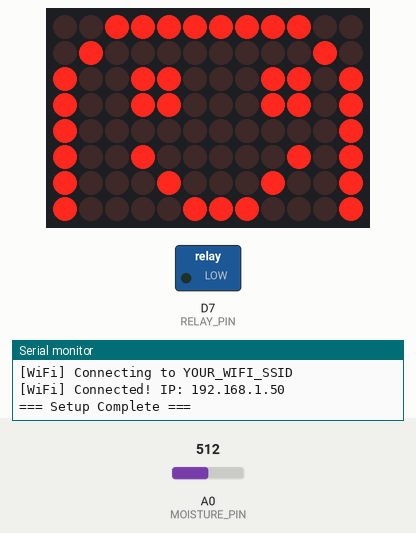
Bench run of a sketch on a simulated Arduino Uno R4 WiFi. Parts: 12×8 LED matrix, switched loads named in the sketch (green lamp = pin HIGH), the last lines printed to the serial monitor. The inputs (shaded band) are chosen by the test bench; at power-on: A0 (MOISTURE_PIN) = 512 (analog values on the 0–1023 scale). WiFi joins after 1.5 s; servers stay silent unless stated; uploads are accepted with an empty reply; EEPROM starts erased.

Above: at 2.7 s.
2.8 s: A0 (MOISTURE_PIN) set to 673
5.9 s: A0 (MOISTURE_PIN) set to 690
At 7.4 s:
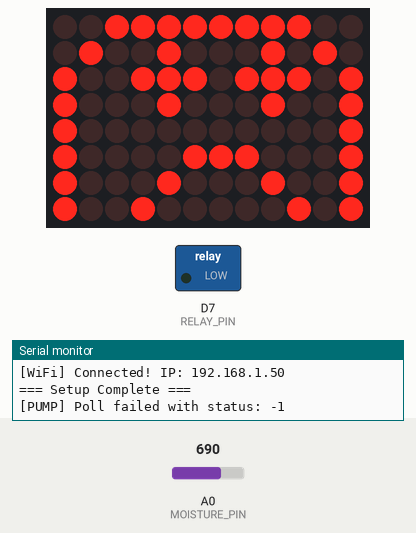
7.7 s: A0 (MOISTURE_PIN) set to 306
At 8.6 s:
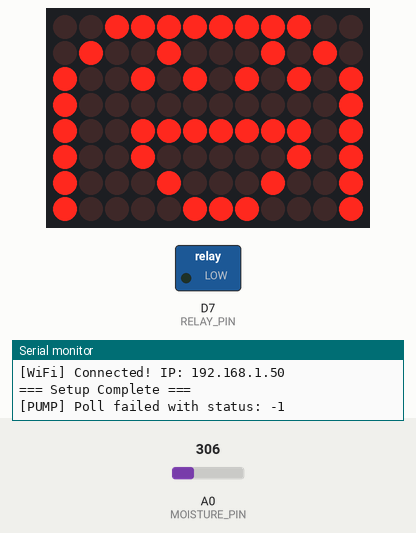
Timing chart, 0 to 10.7 s (numbered marks = the images above; inputs shaded):
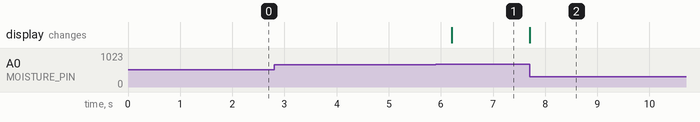

Measured:
- the behaviour switches between 682 and 683 on A0 (MOISTURE_PIN) (found by bisection; images 0 and 1)
- after the input at 5.9 s, the display: changes after 0.31 s (image 1)
- after the input at 7.7 s, the display: changes at once (image 2)

The sketch:

main_direct.ino
```cpp
/************************************************************
 *  Planty — Arduino R4 WiFi Direct Backend Integration
 *
 *  This sketch replaces the Blynk dependency with direct
 *  HTTP calls to the Planty Go backend.
 *
 *  Hardware:
 *    - Arduino UNO R4 WiFi
 *    - Capacitive soil moisture sensor on A0
 *    - 5V relay module on D7 (controls water pump)
 *    - Built-in 12×8 LED matrix for plant mood display
 *
 *  Flow:
 *    1. Connect to WiFi
 *    2. Every READING_INTERVAL ms → read moisture → POST /api/device/readings
 *    3. Every PUMP_POLL_INTERVAL ms → GET /api/device/pump → set relay
 *    4. LED matrix shows happy/normal/sad based on moisture
 ************************************************************/

#include <WiFiS3.h>
#include <ArduinoHttpClient.h>
#include <ArduinoJson.h>
#include "Arduino_LED_Matrix.h"
#include <EEPROM.h>

// ─── Configuration ───────────────────────────────────────
// WiFi
const char WIFI_SSID[]     = "YOUR_WIFI_SSID";
const char WIFI_PASS[]     = "YOUR_WIFI_PASSWORD";

// Backend server
const char SERVER_HOST[]   = "192.168.1.100";  // Your Go backend IP
const int  SERVER_PORT     = 3000;              // Fiber default port

// Device API key — generated via POST /api/device-keys from the web app
const char DEVICE_KEY[]    = "YOUR_DEVICE_KEY_HERE";

// Timing (milliseconds)
const unsigned long READING_INTERVAL   = 10000;  // Send reading every 10s
const unsigned long PUMP_POLL_INTERVAL = 5000;   // Poll pump status every 5s
const unsigned long WIFI_RETRY_DELAY   = 5000;   // Retry WiFi every 5s

// ─── Hardware pins ───────────────────────────────────────
#define MOISTURE_PIN A0
#define RELAY_PIN    7

// ─── LED Matrix frames ──────────────────────────────────
const uint32_t HAPPY_LED[] = {
    0x3fc48a95,
    0x58019fd9,
    0x5889871
};

const uint32_t NORMAL_LED[] = {
    0x3fc40298,
    0xd98d8019,
    0x5889871
};

const uint32_t SAD_LED[] = {
    0x3fc48a9d,
    0xd8898018,
    0x71889905
};

// ─── State ───────────────────────────────────────────────
ArduinoLEDMatrix matrix;
WiFiClient       wifi;
HttpClient       http(wifi, SERVER_HOST, SERVER_PORT);

unsigned long lastReadingTime = 0;
unsigned long lastPumpPollTime = 0;
bool          pumpStatus = false;
float         moisturePercent = 0.0;
String        currentMood = "normal";
int           consecutiveFailures = 0;
const int     MAX_FAILURES = 10;

// ─── EEPROM for pump state persistence ───────────────────
#define EEPROM_PUMP_ADDR 0

// ─── Forward declarations ────────────────────────────────
void connectWiFi();
void readMoisture();
void updateLedMatrix();
void postReading();
void pollPumpStatus();
void setPump(bool on);

// ═══════════════════════════════════════════════════════════
void setup() {
    Serial.begin(9600);
    while (!Serial && millis() < 3000); // Wait up to 3s for serial

    Serial.println(F("=== Planty Device Starting ==="));

    // Initialize hardware
    pinMode(RELAY_PIN, OUTPUT);
    pinMode(MOISTURE_PIN, INPUT);
    analogReadResolution(12);
    matrix.begin();
    matrix.loadFrame(NORMAL_LED);

    // Restore pump state from EEPROM
    pumpStatus = EEPROM.read(EEPROM_PUMP_ADDR) == 1;
    setPump(pumpStatus);

    // Connect to WiFi
    connectWiFi();

    Serial.println(F("=== Setup Complete ==="));
}

// ═══════════════════════════════════════════════════════════
void loop() {
    // Ensure WiFi is connected
    if (WiFi.status() != WL_CONNECTED) {
        Serial.println(F("[WiFi] Connection lost, reconnecting..."));
        connectWiFi();
    }

    unsigned long now = millis();

    // Read moisture continuously for LED feedback
    readMoisture();
    updateLedMatrix();

    // POST sensor reading at interval
    if (now - lastReadingTime >= READING_INTERVAL) {
        lastReadingTime = now;
        postReading();
    }

    // Poll pump status at interval
    if (now - lastPumpPollTime >= PUMP_POLL_INTERVAL) {
        lastPumpPollTime = now;
        pollPumpStatus();
    }

    // Apply pump state
    setPump(pumpStatus);

    delay(500);
}

// ─── WiFi Connection ─────────────────────────────────────
void connectWiFi() {
    Serial.print(F("[WiFi] Connecting to "));
    Serial.println(WIFI_SSID);

    WiFi.begin(WIFI_SSID, WIFI_PASS);

    int attempts = 0;
    while (WiFi.status() != WL_CONNECTED && attempts < 20) {
        delay(500);
        Serial.print(".");
        attempts++;
    }

    if (WiFi.status() == WL_CONNECTED) {
        Serial.println();
        Serial.print(F("[WiFi] Connected! IP: "));
        Serial.println(WiFi.localIP());
        consecutiveFailures = 0;
    } else {
        Serial.println(F("\n[WiFi] Failed to connect. Will retry..."));
    }
}

// ─── Moisture Reading ────────────────────────────────────
void readMoisture() {
    int raw = analogRead(MOISTURE_PIN);
    moisturePercent = 100.0 - ((float)raw / 4096.0) * 100.0;

    // Clamp to valid range
    if (moisturePercent < 0) moisturePercent = 0;
    if (moisturePercent > 100) moisturePercent = 100;

    // Derive mood
    if (moisturePercent >= 66.66) {
        currentMood = "happy";
    } else if (moisturePercent >= 33.33) {
        currentMood = "normal";
    } else {
        currentMood = "sad";
    }
}

// ─── LED Matrix ──────────────────────────────────────────
void updateLedMatrix() {
    if (currentMood == "happy") {
        matrix.loadFrame(HAPPY_LED);
    } else if (currentMood == "normal") {
        matrix.loadFrame(NORMAL_LED);
    } else {
        matrix.loadFrame(SAD_LED);
    }
}

// ─── POST /api/device/readings ───────────────────────────
void postReading() {
    if (WiFi.status() != WL_CONNECTED) return;

    Serial.print(F("[POST] Moisture: "));
    Serial.print(moisturePercent, 1);
    Serial.print(F("% | Mood: "));
    Serial.print(currentMood);
    Serial.print(F(" | Pump: "));
    Serial.println(pumpStatus ? "ON" : "OFF");

    // Build JSON body
    JsonDocument doc;
    doc["moisture"] = moisturePercent;
    doc["pump_on"] = pumpStatus;
    doc["plant_mood"] = currentMood;

    String body;
    serializeJson(doc, body);

    // Send request
    http.beginRequest();
    http.post("/api/device/readings");
    http.sendHeader("Content-Type", "application/json");
    http.sendHeader("X-Device-Key", DEVICE_KEY);
    http.sendHeader("Content-Length", body.length());
    http.beginBody();
    http.print(body);
    http.endRequest();

    int status = http.responseStatusCode();
    String response = http.responseBody();

    if (status == 201) {
        Serial.println(F("[POST] Reading saved successfully"));
        consecutiveFailures = 0;
    } else {
        Serial.print(F("[POST] Failed with status: "));
        Serial.println(status);
        Serial.println(response);
        consecutiveFailures++;
    }

    if (consecutiveFailures >= MAX_FAILURES) {
        Serial.println(F("[ERROR] Too many failures, restarting WiFi..."));
        WiFi.disconnect();
        delay(1000);
        connectWiFi();
        consecutiveFailures = 0;
    }
}

// ─── GET /api/device/pump ────────────────────────────────
void pollPumpStatus() {
    if (WiFi.status() != WL_CONNECTED) return;

    http.beginRequest();
    http.get("/api/device/pump");
    http.sendHeader("X-Device-Key", DEVICE_KEY);
    http.endRequest();

    int status = http.responseStatusCode();
    String response = http.responseBody();

    if (status == 200) {
        JsonDocument doc;
        DeserializationError err = deserializeJson(doc, response);
        if (!err) {
            bool newPumpStatus = doc["pump_status"].as<bool>();
            if (newPumpStatus != pumpStatus) {
                Serial.print(F("[PUMP] Status changed: "));
                Serial.println(newPumpStatus ? "ON" : "OFF");
                pumpStatus = newPumpStatus;
                EEPROM.write(EEPROM_PUMP_ADDR, pumpStatus ? 1 : 0);
            }
        }
    } else {
        Serial.print(F("[PUMP] Poll failed with status: "));
        Serial.println(status);
    }
}

// ─── Relay Control ───────────────────────────────────────
void setPump(bool on) {
    digitalWrite(RELAY_PIN, on ? HIGH : LOW);
}
```
